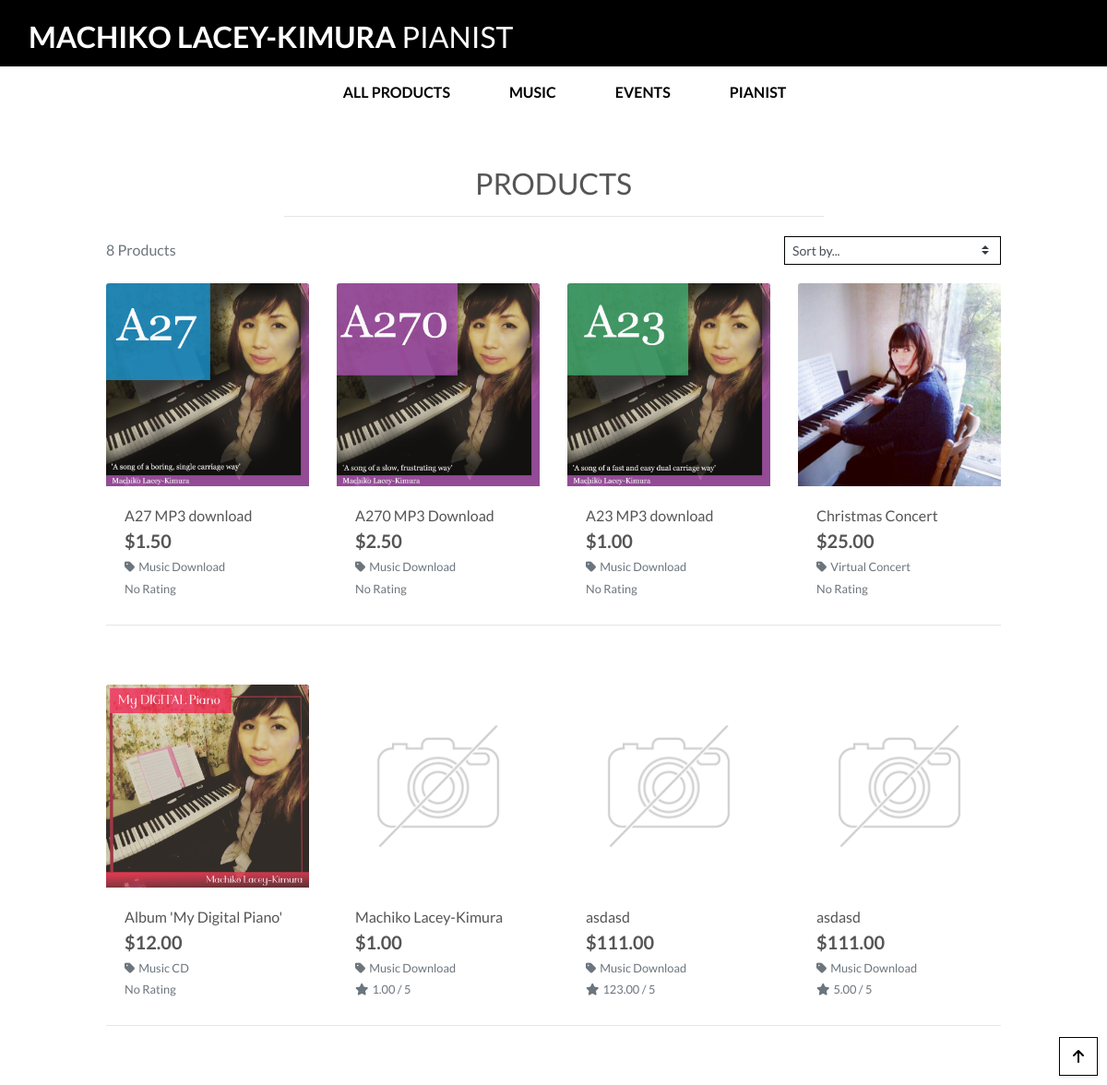
The app's page /products/, older data.
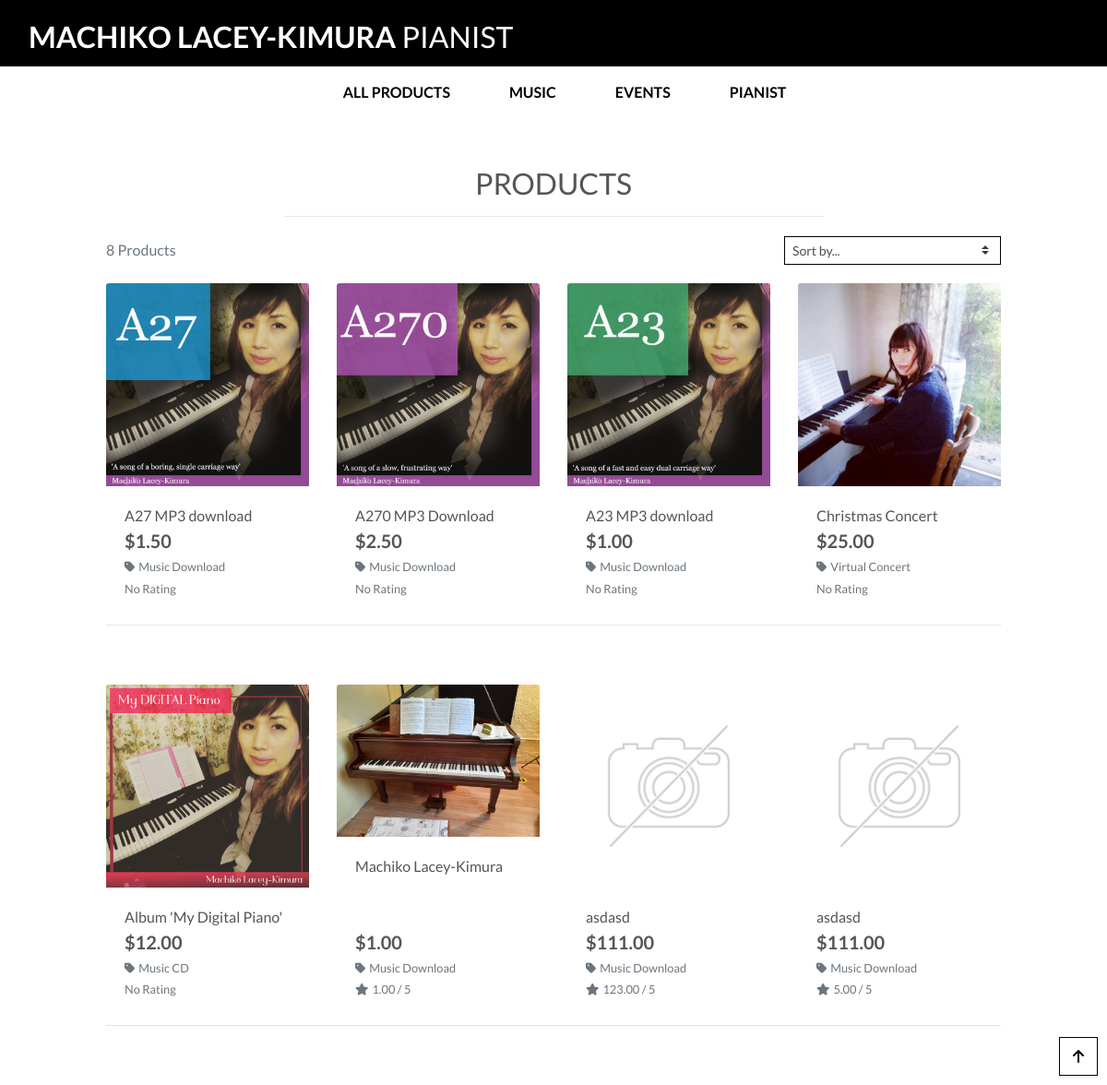
The same page, newer data.
### products/models.py (models this page shows, shortened)
class Product(models.Model):
    category = models.ForeignKey('Category', null=True, blank=True, on_delete=models.SET_NULL)
    sku = models.CharField(max_length=254, null=True, blank=True)
    name = models.CharField(max_length=254)
    description = models.TextField()
    has_sizes = models.BooleanField(default=False, null=True, blank=True)
    price = models.DecimalField(max_digits=6, decimal_places=2)
    rating = models.DecimalField(max_digits=6, decimal_places=2, null=True, blank=True)
    image_url = models.URLField(max_length=1024, null=True, blank=True)
    image = models.ImageField(null=True, blank=True)

class Category(models.Model):
    class Meta:
        verbose_name_plural = 'Categories'
    name = models.CharField(max_length=254)
    friendly_name = models.CharField(max_length=254, null=True, blank=True)

### products/views.py (the view, shortened to what this page needs)
# urls.py: path('', views.all_products, name='products'),
def all_products(request):
    products = Product.objects.all()
    query = None
    categories = None
    sort = None
    direction = None
    current_sorting = f'{sort}_{direction}'
    context = {
        'products': products,
        'search_term': query,
        'current_categories': categories,
        'current_sorting': current_sorting,
    }
    return render(request, 'products/products.html', context)

### bag/contexts.py (called while the page is built, shortened)
def bag_contents(request):
    bag_items = []
    total = 0
    product_count = 0
    bag = request.session.get('bag', {})
    if total < settings.FREE_DELIVERY_THRESHOLD:
        delivery = total * Decimal(settings.STANDARD_DELIVERY_PERCENTAGE / 100)
        free_delivery_delta = settings.FREE_DELIVERY_THRESHOLD - total
    else:
        delivery = 0
        free_delivery_delta = 0
    grand_total = delivery + total
    context = {
        'bag_items': bag_items,
        'total': total,
        'product_count': product_count,
        'delivery': delivery,
        'free_delivery_delta': free_delivery_delta,
        'free_delivery_threshold': settings.FREE_DELIVERY_THRESHOLD,
        'grand_total': grand_total,
    }
    return context

### products/templates/products/products.html (shortened to what this page needs)
{% extends "base.html" %}
{% load static %}
{% block page_header %}
    <div class="container header-container">
    </div>
{% endblock %}
{% block content %}
    <div class="overlay"></div>
    <div class="container-fluid">
        <div class="row">
            <div class="col text-center mt-3">
                <h2 class="logo-font">Products</h2>
                <hr class="w-50 mb-1">
            </div>
        </div>
        <div class="row">
            <div class="product-container col-10 offset-1">
                <div class="row mt-1 mb-2">
                    <div class="col-12 col-md-6 my-auto order-md-last d-flex justify-content-center justify-content-md-end">
                        <div class="sort-select-wrapper w-50">
                            <select id="sort-selector" class="custom-select custom-select-sm rounded-0 border border-{% if current_sorting != 'None_None' %}info{% else %}black{% endif %}">
                                <option value="reset" {% if current_sorting == 'None_None' %}selected{% endif %}>Sort by...</option>
                            </select>
                        </div>
                    </div>
                    <div class="col-12 col-md-6 order-md-first">
                        <p class="text-muted mt-3 text-center text-md-left">
                            {{ products|length }} Products{% if search_term %} found for <strong>"{{ search_term }}"</strong>{% endif %}
                        </p>
                    </div>
                </div>
                <div class="row">
                    {% for product in products %}
                        <div class="col-sm-6 col-md-6 col-lg-4 col-xl-3">
                            <div class="card h-100 border-0">
                                {% if product.image %}
                                <a href="{% url 'product_detail' product.id %}">
                                    <img class="card-img-top img-fluid" src="{{ product.image.url }}" alt="{{ product.name }}">
                                </a>
                                {% else %}
                                <a href="{% url 'product_detail' product.id %}">
                                    <img class="card-img-top img-fluid" src="{{ MEDIA_URL }}noimage.png" alt="{{ product.name }}">
                                </a>
                                {% endif %}
                                <div class="card-body pb-0">
                                    <p class="mb-0">{{ product.name }}</p>
                                </div>
                                <div class="card-footer bg-white pt-0 border-0 text-left">
                                    <div class="row">
                                        <div class="col">
                                            <p class="lead mb-0 text-left font-weight-bold">${{ product.price }}</p>
                                            {% if product.category %}
                                            <p class="small mt-1 mb-0">
                                                <a class="text-muted" href="{% url 'products' %}?category={{ product.category.name }}">
                                                    <i class="fas fa-tag mr-1"></i>{{ product.category.friendly_name }}
                                                </a>
                                            </p>
                                            {% endif %}
                                            {% if product.rating %}
                                                <small class="text-muted"><i class="fas fa-star mr-1"></i>{{ product.rating }} / 5</small>
                                            {% else %}
                                                <small class="text-muted">No Rating</small>
                                            {% endif %}
                                        </div>
                                    </div>
                                </div>
                            </div>
                        </div>
                        {% if forloop.counter|divisibleby:4 %}
                            <div class="col-12 d-none d-xl-block mb-5">
                                <hr>
                            </div>
                        {% endif %}
                    {% endfor %}
                </div>
            </div>
        </div>
    </div>
    <div class="btt-button shadow-sm rounded-0 border border-black">
        <a class="btt-link d-flex h-100">
            <i class="fas fa-arrow-up text-black mx-auto my-auto"></i>
        </a>
    </div>
{% endblock %}

### templates/base.html (shortened to what this page needs)
{% load static %}
<!doctype html>
<html lang="en">
  <head>
    {% block corecss %}
        <link rel="stylesheet" href="https://stackpath.bootstrapcdn.com/bootstrap/4.4.1/css/bootstrap.min.css">
        <link rel="stylesheet" href="{% static 'css/base.css' %}">
    {% endblock %}
  </head>
  <body>
    <header class="container-fluid fixed-top">
        <div id="topnav" class="row  bg-black  pt-lg-2 d-none d-lg-flex">
            <div class="col-12 col-lg-8 my-auto py-1 py-lg-0 text-center text-lg-left">
                <a href="{% url 'home' %}" class="nav-link main-logo-link">
                    <h2 class="logo-font text-white my-0"><strong>Machiko Lacey-Kimura</strong> Pianist</h2>
                </a>
            </div>
            <div class="col-12 col-lg-4 my-auto py-1 py-lg-0">
                <ul class="list-inline list-unstyled text-center text-lg-right my-0">
                    <li class="list-inline-item dropdown">
                        <a class="text-black nav-link" href="#" id="user-options" data-toggle="dropdown" aria-haspopup="true" aria-expanded="false">
                            <div class="text-center">
                                <div><i class="fas fa-user fa-lg"></i></div>
                                <p class="my-0">My Account</p>
                            </div>
                        </a>
                    </li>
                    <li class="list-inline-item">
                        <a class="{% if grand_total %}text-info font-weight-bold{% else %}text-black{% endif %} nav-link" href="{% url 'view_bag' %}">
                            <div class="text-center">
                                <div><i class="fas fa-shopping-bag fa-lg"></i></div>
                                <p class="my-0">
                                </p>
                            </div>
                        </a>
                    </li>
                </ul>
            </div>
        </div>
        <div class="row bg-white ">
            <nav class="navbar navbar-expand-lg navbar-light w-100">
                {% include 'includes/main-nav.html' %}
            </nav>
        </div>
    </header>
    {% block page_header %}
    {% endblock %}
    {% block content %}
    {% endblock %}
  </body>
</html>

### templates/includes/main-nav.html (shortened to what this page needs)
<div class="collapse navbar-collapse" id="main-nav">
    <ul class="navbar-nav w-auto mx-auto">
        <li class="nav-item dropdown">
            <a class="logo-font font-weight-bold nav-link text-black mr-5" href="#" id="all-products-link" data-toggle="dropdown" aria-haspopup="true" aria-expanded="false">
                All Products
            </a>
        </li>
        <li class="nav-item dropdown">
            <a class="logo-font font-weight-bold nav-link text-black mr-5" href="#" id="clothing-link" data-toggle="dropdown" aria-haspopup="true" aria-expanded="false">
                Music
            </a>
        </li>
        <li class="nav-item dropdown">
            <a class="logo-font font-weight-bold nav-link text-black mr-5" href="#" id="homeware-link" data-toggle="dropdown" aria-haspopup="true" aria-expanded="false">
                Events
            </a>
        </li>
        <li class="nav-item dropdown">
            <a class="logo-font font-weight-bold nav-link text-black" href="#" id="specials-link" data-toggle="dropdown" aria-haspopup="true" aria-expanded="false">
                Pianist
            </a>
        </li>
    </ul>
</div>

### static/css/base.css (style rules this page uses)
html { height: 100%; }
body { height: calc(100vh - 164px); color: #555; font-family: 'Lato', sans-serif; }
.logo-font { text-transform: uppercase; }
.main-logo-link { width: fit-content; }
.text-black { color: #000 !important; }
.border-black { border: 1px solid black !important; }
.bg-black { background: #000 !important; }
.overlay { height: 100%; width: 100%; top: 0; left: 0; position: fixed; background: white; z-index: -1; }
.btt-button { height: 42px; width: 42px; position: fixed; bottom: 10px; right: 10px; }
.btt-link, .update-link, .remove-item { cursor: pointer; }
@media (min-width: 1200px) { .container { max-width: 80%; } }
@media (min-width: 992px) { .header-container { padding-top: 164px; } }

Row changes from the older to the newer data that the page shows:
changed Product "Machiko Lacey-Kimura": image: picture added
